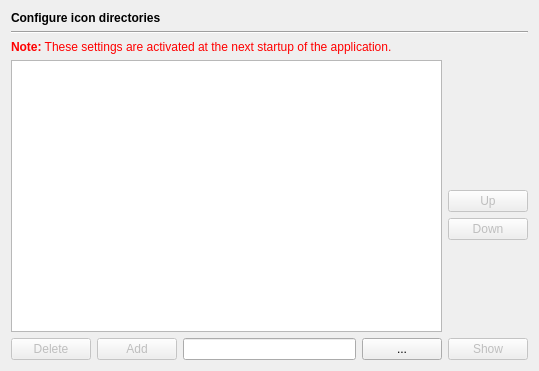
<ui version="4.0" >
 <class>IconsPage</class>
 <widget class="QWidget" name="IconsPage" >
  <property name="geometry" >
   <rect>
    <x>0</x>
    <y>0</y>
    <width>539</width>
    <height>371</height>
   </rect>
  </property>
  <layout class="QGridLayout" >
   <item row="0" column="0" colspan="2" >
    <widget class="QLabel" name="headerLabel" >
     <property name="text" >
      <string>&lt;b>Configure icon directories&lt;/b></string>
     </property>
    </widget>
   </item>
   <item row="1" column="0" colspan="2" >
    <widget class="Line" name="line10" >
     <property name="frameShape" >
      <enum>QFrame::HLine</enum>
     </property>
     <property name="frameShadow" >
      <enum>QFrame::Sunken</enum>
     </property>
     <property name="orientation" >
      <enum>Qt::Horizontal</enum>
     </property>
    </widget>
   </item>
   <item row="2" column="0" colspan="2" >
    <widget class="QLabel" name="TextLabel1_2_2_2_2" >
     <property name="text" >
      <string>&lt;font color="#FF0000">&lt;b>Note:&lt;/b> These settings are activated at the next startup of the application.&lt;/font></string>
     </property>
    </widget>
   </item>
   <item row="4" column="0" >
    <layout class="QHBoxLayout" >
     <item>
      <widget class="QPushButton" name="deleteIconDirectoryButton" >
       <property name="enabled" >
        <bool>false</bool>
       </property>
       <property name="toolTip" >
        <string>Press to delete the selected directory from the list</string>
       </property>
       <property name="text" >
        <string>Delete</string>
       </property>
      </widget>
     </item>
     <item>
      <widget class="QPushButton" name="addIconDirectoryButton" >
       <property name="enabled" >
        <bool>false</bool>
       </property>
       <property name="toolTip" >
        <string>Press to add the entered directory to the list</string>
       </property>
       <property name="text" >
        <string>Add</string>
       </property>
      </widget>
     </item>
     <item>
      <widget class="QLineEdit" name="iconDirectoryEdit" >
       <property name="toolTip" >
        <string>Enter a directory to be added</string>
       </property>
      </widget>
     </item>
     <item>
      <widget class="QPushButton" name="iconDirectoryButton" >
       <property name="toolTip" >
        <string>Press to select an icon directory via a selection dialog</string>
       </property>
       <property name="text" >
        <string>...</string>
       </property>
      </widget>
     </item>
    </layout>
   </item>
   <item row="4" column="1" >
    <widget class="QPushButton" name="showIconsButton" >
     <property name="enabled" >
      <bool>false</bool>
     </property>
     <property name="text" >
      <string>Show</string>
     </property>
    </widget>
   </item>
   <item row="3" column="1" >
    <layout class="QVBoxLayout" >
     <item>
      <spacer>
       <property name="orientation" >
        <enum>Qt::Vertical</enum>
       </property>
       <property name="sizeType" >
        <enum>QSizePolicy::Expanding</enum>
       </property>
       <property name="sizeHint" stdset="0" >
        <size>
         <width>20</width>
         <height>209</height>
        </size>
       </property>
      </spacer>
     </item>
     <item>
      <widget class="QPushButton" name="upButton" >
       <property name="enabled" >
        <bool>false</bool>
       </property>
       <property name="text" >
        <string>Up</string>
       </property>
      </widget>
     </item>
     <item>
      <widget class="QPushButton" name="downButton" >
       <property name="enabled" >
        <bool>false</bool>
       </property>
       <property name="text" >
        <string>Down</string>
       </property>
      </widget>
     </item>
     <item>
      <spacer>
       <property name="orientation" >
        <enum>Qt::Vertical</enum>
       </property>
       <property name="sizeType" >
        <enum>QSizePolicy::Expanding</enum>
       </property>
       <property name="sizeHint" stdset="0" >
        <size>
         <width>20</width>
         <height>170</height>
        </size>
       </property>
      </spacer>
     </item>
    </layout>
   </item>
   <item row="3" column="0" >
    <widget class="QListWidget" name="iconDirectoryList" >
     <property name="toolTip" >
      <string>List of icon directories</string>
     </property>
     <property name="alternatingRowColors" >
      <bool>true</bool>
     </property>
    </widget>
   </item>
  </layout>
 </widget>
 <tabstops>
  <tabstop>iconDirectoryList</tabstop>
  <tabstop>upButton</tabstop>
  <tabstop>downButton</tabstop>
  <tabstop>deleteIconDirectoryButton</tabstop>
  <tabstop>iconDirectoryEdit</tabstop>
  <tabstop>iconDirectoryButton</tabstop>
  <tabstop>showIconsButton</tabstop>
  <tabstop>addIconDirectoryButton</tabstop>
 </tabstops>
 <resources/>
 <connections/>
</ui>
